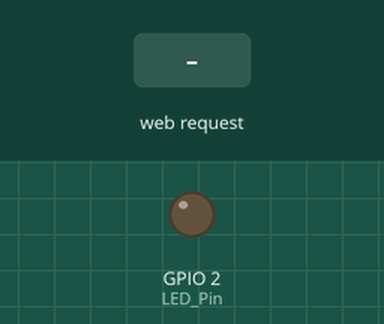
This sketch was run on a simulated ESP8266 (NodeMCU). Shown: output pins drawn as LEDs (lit = HIGH). The inputs (shaded band) are chosen by the test bench. WiFi joins after 1.5 s; servers stay silent unless stated; what the sketch prints to the serial monitor is not drawn.

Above: at 2.7 s.
2.8 s: HTTP request GET /LEDOFF received
At 3.2 s:
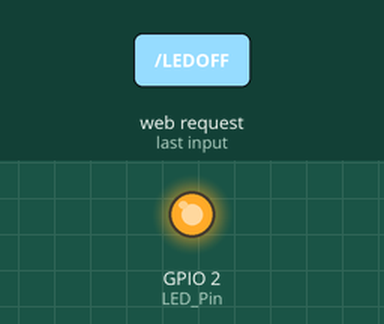
4.3 s: HTTP request GET /LEDON received
At 5.5 s:
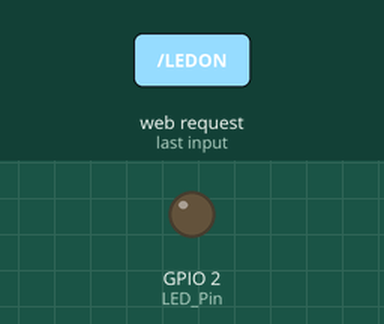
Timing chart, 0 to 7.3 s (numbered marks = the images above; inputs shaded):
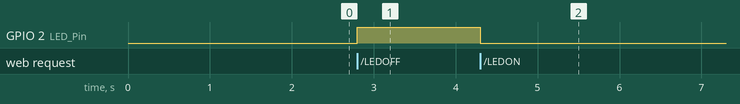

Measured:
- after the input at 2.8 s, GPIO 2 (LED_Pin): LOW → HIGH at once
- after the input at 4.3 s, GPIO 2 (LED_Pin): HIGH → LOW at once

The sketch:

esp8266_wifi_led.ino
```cpp
/*
 * Sketch: ESP8266_LED_Control_02
 * Control an LED from a web browser
 * Intended to be run on an ESP8266
 *
 * connect to the ESP8266 AP then
 * use web broswer to go to 192.168.4.1
 *
 */


#include <ESP8266WiFi.h>
const char* ssid     = "dirtyfox";
const char* password = "fuchsschmutz";

WiFiServer server(80);

String header = "HTTP/1.1 200 OK\r\nContent-Type: text/html\r\n\r\n";
String html_1 = "<!DOCTYPE html><html><head><title>LED Control</title></head><body><div id='main'><h2>LED Control</h2>";
String html_2 = "<form id='F1' action='LEDON'><input class='button' type='submit' value='LED ON' ></form><br>";
String html_3 = "<form id='F2' action='LEDOFF'><input class='button' type='submit' value='LED OFF' ></form><br>";
String html_4 = "</div></body></html>";

String request = "";
int LED_Pin = LED_BUILTIN;

void setup()
{
    Serial.begin(115200);
    pinMode(LED_Pin, OUTPUT);

    delay(10);

    Serial.println();
    Serial.println();
    Serial.print("Connecting to ");
    Serial.println(ssid);

    /* Explicitly set the ESP8266 to be a WiFi-client, otherwise, it by default,
     would try to act as both a client and an access-point and could cause
     network-issues with your other WiFi-devices on your WiFi-network. */
    WiFi.mode(WIFI_STA);
    WiFi.begin(ssid, password);

    while (WiFi.status() != WL_CONNECTED) {
      delay(500);
      Serial.print(".");
    }

    server.begin();

    Serial.println("");
    Serial.println("WiFi connected");
    Serial.println("IP address: ");
    Serial.println(WiFi.localIP());
} // void setup()


void loop()
{

    // Check if a client has connected
    WiFiClient client = server.available();
    if (!client)  {  return;  }

    // Read the first line of the request
    request = client.readStringUntil('\r');

    if       ( request.indexOf("LEDOFF") > 0 )  { digitalWrite(LED_Pin, HIGH);  }
    else if  ( request.indexOf("LEDON") > 0 ) { digitalWrite(LED_Pin, LOW);   }

    client.flush();

    client.print( header );
    client.print( html_1 );
    client.print( html_2 );
    client.print( html_3 );
    client.print( html_4);

    delay(5);
  // The client will actually be disconnected when the function returns and 'client' object is detroyed

} // void loop()
```
